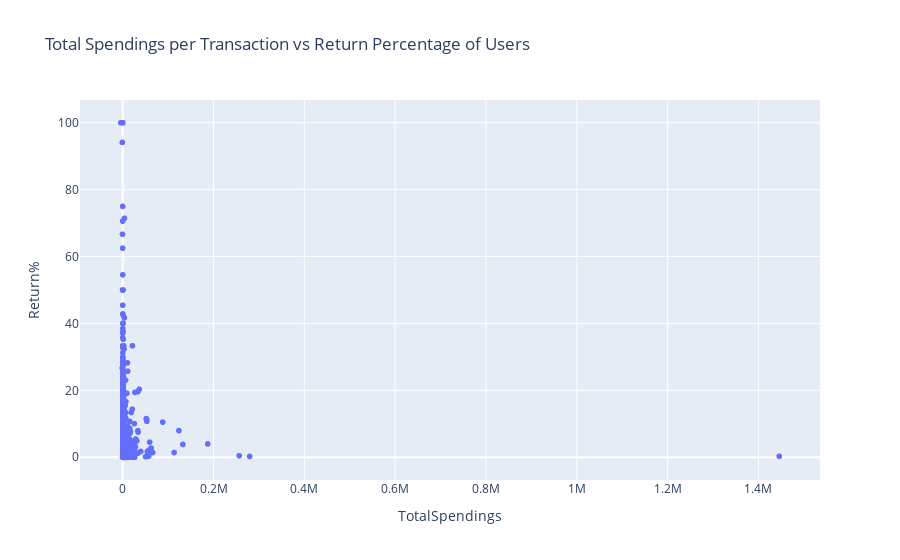

The notebook cell this image was saved under:
### Code cell
# Loyalty analysis
# Does higher spending lead to lower return rates?
fig = px.scatter(data_frame = df_users,
                 x='TotalSpendings',
                 y='Return%', 
                #  color='TotalSpendings',
                 title='Total Spendings per Transaction vs Return Percentage of Users',
                 log_y=False, 
                 hover_data=['CustomerID', 'Country', 'TransactionsCount', 'TotalSpendings', 'AvgSpendings','ReturnTransactions', 'Return%'])

fig.show()

### Figure 1 — Plotly figure (JSON) as saved in the notebook; plotly's stock layout.template omitted (floating-point values rounded to 4 significant figures; data arrays with more than 128 entries replaced by an {"elided": "..."} marker saying what was removed)
{"data": [{"customdata": {"elided": "4367x5 mixed values"}, "hovertemplate": "TotalSpendings=%{x}<br>Return%=%{y}<br>CustomerID=%{customdata[0]}<br>Country=%{customdata[1]}<br>TransactionsCount=%{customdata[2]}<br>AvgSpendings=%{customdata[3]}<br>ReturnTransactions=%{customdata[4]}<extra></extra>", "legendgroup": "", "marker": {"color": "#636efa", "symbol": "circle"}, "mode": "markers", "name": "", "showlegend": false, "type": "scattergl", "x": {"elided": "4367 float values"}, "xaxis": "x", "y": {"elided": "4367 float values"}, "yaxis": "y"}], "layout": {"legend": {"tracegroupgap": 0}, "title": {"text": "Total Spendings per Transaction vs Return Percentage of Users"}, "xaxis": {"anchor": "y", "domain": [0, 1], "title": {"text": "TotalSpendings"}}, "yaxis": {"anchor": "x", "domain": [0, 1], "title": {"text": "Return%"}}}}
